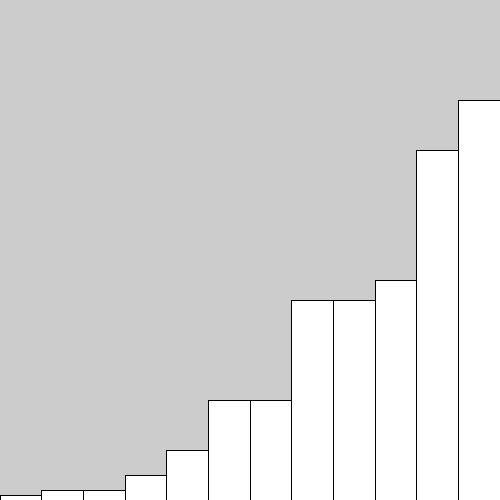
Frame 1 (no input)
Frame 60 (the mouse pressed at the canvas centre just before this capture): identical to frame 1, image omitted
Frame 120 (the mouse held since frame 60 and released just before this capture): identical to frame 1, image omitted

The Processing sketch that drew this single still picture (run headless with seeded random() and noise(); from frame 60 on, the mouse is pressed at the canvas centre):

// Processing sketch: arrays
// ── arrays.pde
void setup()
{
  size(500, 500);
  
  for(float f:rainfall)
  {
    println(f);
  }
  
  for(int i = 0 ; i < rainfall.length ; i ++)
  {
    println(rainfall[i]);
  }
  for(int i = 0 ; i < rainfall.length; i ++)
  {
    println(months[i] + "\t" + rainfall[i]);
  }
  
  for(int i = rainfall.length - 1 ; i >= 0 ; i --)
  {
    println(months[i] + "\t" + rainfall[i]);
  }
  
  
  // Total
  float total = 0;
  for(int i = 0 ; i < rainfall.length ; i ++)
  {
    total += rainfall[i];
  }
  
  float average = total / (float) rainfall.length;  
  
  println("Total: " + total);
  println("Average: " + average);
   
  // Min
  
  int minIndex = 0;
  int maxIndex = 0;
  for(int i = 0 ; i < rainfall.length ; i ++) //<>//
  {
    if (rainfall[i]< rainfall[minIndex])
    {
      minIndex = i;
    }
    
   if (rainfall[i]> rainfall[maxIndex])
    {
      maxIndex = i;
    }
   }
  
  
  //Bubble Sort!
  //Keep swapping out of order elements until there are no more swaps

  
  int swaps;
  do
  {
    swaps = 0;
    for(int i = 0 ; i < rainfall.length -1 ; i ++)
    {
      if (rainfall[i + 1] < rainfall[i])
      {
        float temp = rainfall[i];
        rainfall[i] = rainfall[i + 1];
        rainfall[i + 1] = temp;
        swaps ++;
      }
    } 
  }
  while(swaps > 0);
  
  //To swap elements
  // float temp = rainfall[i];
  // rainfall[i] = rainfall[i + 1];
  // rainfall[i + 1] = temp;
  
  // Selection Sort!
  // Put the highest element at the end, then put the next highest as the 
  // second end and keep going until there are no more

}

float[] rainfall = {100, 200, 350, 200, 50, 10, 5,10, 25, 100, 220, 400};
String[] months = {"Jan", "Feb", "Mar", "Apr", "May", "Jun", "Jul", "Aug", "Sept", "Oct", "Nov", "Dec"};

int[] ia = new int[100];

void draw()
{
  float w = width / (float) rainfall.length;
  for(int i = 0 ; i < rainfall.length ; i ++)
  {
    float x = map(i, 0, rainfall.length, 0, width);
    rect(x, height, w, -rainfall[i]);
  }
}
